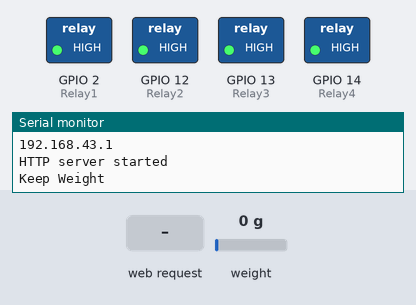
The sketch below on a simulated ESP8266 (NodeMCU). Shown: switched loads named in the sketch (green lamp = pin HIGH), the last lines printed to the serial monitor. The inputs (shaded band) are chosen by the test bench; at power-on: weight on the scale 0 g.

Above: at 5.3 s.
5.4 s: weight on the scale set to 92 g
8.2 s: weight on the scale set to 106 g
At 9.7 s:
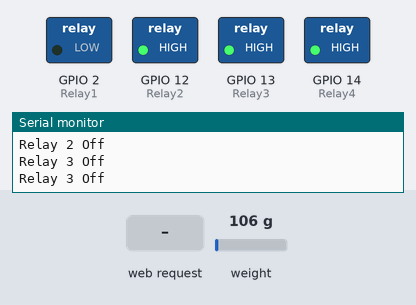
11.0 s: HTTP request GET /Button2on received
At 15.8 s:
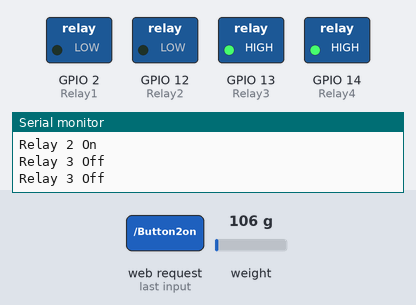
16.1 s: HTTP request GET /Button3on received
At 19.9 s:
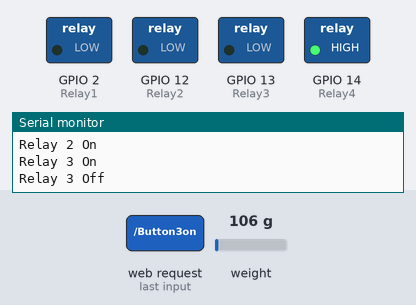
20.3 s: HTTP request GET /Button1on received
At 24.1 s:
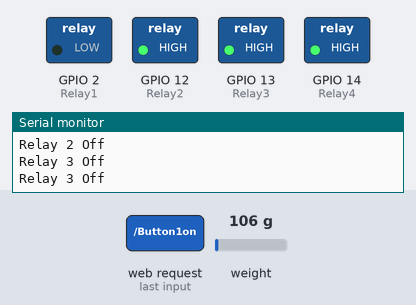
24.5 s: weight on the scale set to 185 g
27.3 s: weight on the scale set to 222 g
At 27.7 s:
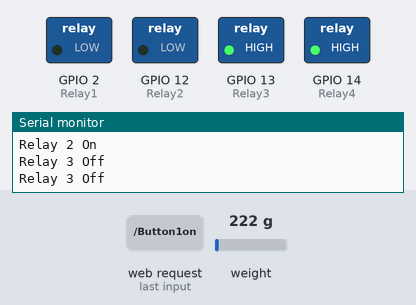
Timing chart, 0 to 30.3 s (numbered marks = the images above; inputs shaded):
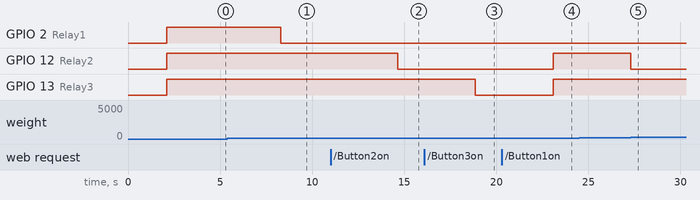

Measured:
- the behaviour switches between 100 and 101 g on weight on the scale (found by bisection; images 0 and 1)
- the behaviour switches between 200 and 201 g on weight on the scale (found by bisection; images 4 and 5)
- after the input at 8.2 s, GPIO 2 (Relay1): HIGH → LOW after 0.11 s
- after the input at 11.0 s, GPIO 12 (Relay2): HIGH → LOW after 3.6 s
- after the input at 16.1 s, GPIO 13 (Relay3): HIGH → LOW after 2.8 s
- after the input at 20.3 s, GPIO 12 (Relay2), GPIO 13 (Relay3): LOW → HIGH after 2.8 s
- after the input at 27.3 s, GPIO 12 (Relay2): HIGH → LOW at once

The sketch:

Wall_BOT.ino
```cpp
#include <ESP8266WiFi.h>
#include <ESP8266WebServer.h> // header files


#include "HX711.h"


/* Put your SSID & Password */
const char* ssid = "Wall robo";  // Enter SSID here
const char* password = "12345678";  //Enter Password here

/* Put IP Address details */
IPAddress local_ip(192,168,43,1);
IPAddress gateway(192,168,43,1);
IPAddress subnet(255,255,255,0);

ESP8266WebServer server(80);

HX711 scale;

float oldWeight = 0.0;
float newWeight = 0.0;

uint8_t Relay4 = 14;
uint8_t Relay3 = 13;

uint8_t Relay2 = 12;
uint8_t Relay1 = 2;


bool Button1status = LOW;
bool Button2status = LOW;
bool Button3status = LOW;
bool Button4status = LOW;


// Servo servo;

void setup() {
  // put your setup code here, to run once:

  Serial.begin(9600);   //

  WiFi.mode(WIFI_AP);
  WiFi.softAPConfig(local_ip, gateway, subnet);
  WiFi.softAP(ssid, password);
  Serial.println(WiFi.softAPIP());
  delay(100);

  server.on("/", handle_OnConnect);

  server.on("/Button1on", handle_Button1on);
  server.on("/Button1off", handle_Button1off);

  server.on("/Button2on", handle_Button2on);
  server.on("/Button2off", handle_Button2off);

  server.on("/Button3on", handle_Button3on);
  server.on("/Button3off", handle_Button3off);

  server.on("/Button4on", handle_Button4on);
  server.on("/Button4off", handle_Button4off);


  server.begin();
  Serial.println("HTTP server started");


  scale.begin(4, 5); // DT pin = 4, SCK pin = 5
  //scale.set_scale(2280.f); // set the calibration factor (change this value to match your load cell)
  //scale.set_scale(125.5); // set the calibration factor (change this value to match your load cell)
  scale.set_scale(125); // set the calibration factor (change this value to match your load cell)

  scale.tare();
  delay(1000);
  Serial.println("Keep Weight ");

  pinMode(Relay1, OUTPUT);
  digitalWrite(Relay1, HIGH);

  pinMode(Relay2, OUTPUT);
  digitalWrite(Relay2, HIGH);

  pinMode(Relay3, OUTPUT);
  digitalWrite(Relay3, HIGH);

  pinMode(Relay4, OUTPUT);
  digitalWrite(Relay4, HIGH);


  delay(2000);

}


void loop() {
  // put your main code here, to run repeatedly:
  server.handleClient();
  delay(2000);
  float weight = scale.get_units();


  if(weight < 15 ) {
    oldWeight = weight;
  }

    newWeight = weight - oldWeight;

    Serial.print("Weight: ");
    Serial.print(newWeight);
    Serial.println(" g");


  if( Button1status || (newWeight >100 && newWeight < 199))
  {
      digitalWrite(Relay1, LOW);
      Serial.println("Relay 1 On");

  }
  else
  {
      digitalWrite(Relay1, HIGH);
      Serial.println("Relay 1 Off");
  }

  if ( Button2status || (newWeight >200 && newWeight < 299) )
  {
     digitalWrite(Relay2, LOW);
     Serial.println("Relay 2 On");
  }
  else
  {
    digitalWrite(Relay2, HIGH);
    Serial.println("Relay 2 Off");
  }


  if( Button3status || (newWeight >300 && newWeight < 399)  )
  {
      digitalWrite(Relay3, LOW);
      Serial.println("Relay 3 On");
  }
  else
  {
      digitalWrite(Relay3, HIGH);
      Serial.println("Relay 3 Off");
  }
  if( Button4status || (newWeight >400 && newWeight < 499)  )
  {
      digitalWrite(Relay4, LOW);
      Serial.println("Relay 3 On");
  }
  else
  {
      digitalWrite(Relay4, HIGH);
      Serial.println("Relay 3 Off");
  }


}

void handle_OnConnect() {

  Button1status = LOW;
  Button2status = LOW;
  Button3status = LOW;
  Button4status = LOW;


  Serial.println("GPIO7 Status: OFF | GPIO6 Status: OFF");
  server.send(200, "text/html", SendHTML(Button1status, Button2status, Button3status, Button4status ));
}

void handle_Button1on() {
  Button1status = HIGH;
  Button2status = LOW;
  Button3status = LOW;
  Button4status = LOW;
  Serial.println("GPIO7 Status: ON");
  server.send(200, "text/html", SendHTML(Button1status, Button2status, Button3status, Button4status ));
}

void handle_Button1off() {

  Button1status = LOW;
  Button2status = LOW;
  Button3status = LOW;
  Button4status = LOW;

  Serial.println("GPIO7 Status: OFF");
  server.send(200, "text/html", SendHTML(Button1status, Button2status, Button3status, Button4status ));

}

void handle_Button2on() {
  Button1status = HIGH;
  Button2status = HIGH;
  Button3status = LOW;
  Button4status = LOW;

  Serial.println("GPIO7 Status: ON");
  server.send(200, "text/html", SendHTML(Button1status, Button2status, Button3status, Button4status));
}

void handle_Button2off() {

  Button1status = LOW;
  Button2status = LOW;
  Button3status = LOW;
  Button4status = LOW;

  Serial.println("GPIO7 Status: OFF");
  server.send(200, "text/html", SendHTML(Button1status, Button2status, Button3status, Button4status));

}

void handle_Button3on() {
  Button1status = HIGH;
  Button2status = HIGH;
  Button3status = HIGH;
  Button4status = LOW;

  Serial.println("GPIO7 Status: ON");
  server.send(200, "text/html", SendHTML(Button1status, Button2status, Button3status, Button4status));
}

void handle_Button3off() {

  Button1status = LOW;
  Button2status = LOW;
  Button3status = LOW;
  Button4status = LOW;

  Serial.println("GPIO7 Status: OFF");
  server.send(200, "text/html", SendHTML(Button1status, Button2status, Button3status, Button4status ));

}


void handle_Button4on() {

  Button1status = HIGH;
  Button2status = HIGH;
  Button3status = HIGH;
  Button4status = HIGH;

  Serial.println("GPIO7 Status: ON");
  server.send(200, "text/html", SendHTML(Button1status, Button2status, Button3status, Button4status));
}

void handle_Button4off()
{
  Button1status = LOW;
  Button2status = LOW;
  Button3status = LOW;
  Button4status = LOW;

  Serial.println("GPIO7 Status: OFF");
  server.send(200, "text/html", SendHTML(Button1status, Button2status, Button3status, Button4status));

}


String SendHTML(uint8_t Button1stat,uint8_t Button2stat, uint8_t Button3,uint8_t Button4){
  String ptr = "<!DOCTYPE html> <html>\n";
  ptr +="<head><meta name=\"viewport\" content=\"width=device-width, initial-scale=1.0, user-scalable=no\">\n";
  ptr +="<title>LED Control</title>\n";
  ptr +="<style>html { font-family: Helvetica; display: inline-block; margin: 0px auto; text-align: center;}\n";
  ptr +="body{margin-top: 50px;} h1 {color: #85AF38;margin: 50px auto 30px;} h3 {color: #444444;margin-bottom: 50px;}\n";
  ptr +=".button {display: block;width: 80px;background-color: #1abc9c;border: none;color: white;padding: 13px 30px;text-decoration: none;font-size: 25px;margin: 0px auto 35px;cursor: pointer;border-radius: 4px;}\n";
  ptr +=".button-on {background-color: #1abc9c;}\n";
  ptr +=".button-on:active {background-color: #16a085;}\n";
  ptr +=".button-off {background-color: #34495e;}\n";
  ptr +=".button-off:active {background-color: #2c3e50;}\n";
  ptr +="p {font-size: 14px;color: #888;margin-bottom: 10px;}\n";
  ptr +="</style>\n";
  ptr +="</head>\n";
  ptr +="<body>\n";
  ptr +="<h1> WEB PAGE </h1>\n";
  ptr +="<h3>Using Access Point(AP) Mode</h3>\n";

   if(Button1stat)
  {ptr +="<p>Button1: ON</p><a class=\"button button-off\" href=\"/Button1off\">OFF</a>\n";}
  else
  {ptr +="<p>Button1: OFF</p><a class=\"button button-on\" href=\"/Button1on\">ON</a>\n";}

  if(Button2stat)
  {ptr +="<p>Button2: ON</p><a class=\"button button-off\" href=\"/Button2off\">OFF</a>\n";}
  else
  {ptr +="<p>Button2: OFF</p><a class=\"button button-on\" href=\"/Button2on\">ON</a>\n";}

   if(Button3)
  {ptr +="<p>Button3: ON</p><a class=\"button button-off\" href=\"/Button3off\">OFF</a>\n";}
  else
  {ptr +="<p>Button3: OFF</p><a class=\"button button-on\" href=\"/Button3on\">ON</a>\n";}

   if(Button4)
  {ptr +="<p>Button4: ON</p><a class=\"button button-off\" href=\"/Button4off\">OFF</a>\n";}
  else
  {ptr +="<p>Button4: OFF</p><a class=\"button button-on\" href=\"/Button4on\">ON</a>\n";}


  ptr +="</body>\n";
  ptr +="</html>\n";
  return ptr;
}
```
